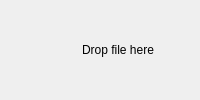
           <widget class="QWidget" name="page_9">
            <layout class="QVBoxLayout" name="verticalLayout_24">
             <property name="spacing">
              <number>0</number>
             </property>
             <property name="leftMargin">
              <number>0</number>
             </property>
             <property name="topMargin">
              <number>0</number>
             </property>
             <property name="rightMargin">
              <number>0</number>
             </property>
             <property name="bottomMargin">
              <number>0</number>
             </property>
             <item>
              <widget class="CQFramePDFFile" name="dropMainDocFrame">
               <property name="sizePolicy">
                <sizepolicy hsizetype="Preferred" vsizetype="Preferred">
                 <horstretch>1</horstretch>
                 <verstretch>0</verstretch>
                </sizepolicy>
               </property>
               <property name="minimumSize">
                <size>
                 <width>0</width>
                 <height>0</height>
                </size>
               </property>
               <property name="acceptDrops">
                <bool>true</bool>
               </property>
               <property name="styleSheet">
                <string notr="true"/>
               </property>
               <layout class="QVBoxLayout" name="verticalLayout_19">
                <item alignment="Qt::AlignHCenter">
                 <widget class="QFrame" name="dropMainDocFrame_2">
                  <property name="minimumSize">
                   <size>
                    <width>0</width>
                    <height>50</height>
                   </size>
                  </property>
                  <property name="maximumSize">
                   <size>
                    <width>16777215</width>
                    <height>50</height>
                   </size>
                  </property>
                  <property name="styleSheet">
                   <string notr="true"/>
                  </property>
                  <layout class="QHBoxLayout" name="horizontalLayout_13">
                   <item>
                    <widget class="QLabel" name="label_17">
                     <property name="minimumSize">
                      <size>
                       <width>30</width>
                       <height>0</height>
                      </size>
                     </property>
                     <property name="maximumSize">
                      <size>
                       <width>30</width>
                       <height>16777215</height>
                      </size>
                     </property>
                     <property name="text">
                      <string/>
                     </property>
                     <property name="pixmap">
                      <pixmap resource="resources_rc.qrc">:/icon/icons/plus-circle.svg</pixmap>
                     </property>
                     <property name="alignment">
                      <set>Qt::AlignRight|Qt::AlignTrailing|Qt::AlignVCenter</set>
                     </property>
                    </widget>
                   </item>
                   <item>
                    <widget class="QLabel" name="label_18">
                     <property name="text">
                      <string>Drop file here</string>
                     </property>
                     <property name="alignment">
                      <set>Qt::AlignLeading|Qt::AlignLeft|Qt::AlignVCenter</set>
                     </property>
                    </widget>
                   </item>
                  </layout>
                 </widget>
                </item>
               </layout>
              </widget>
             </item>
            </layout>
           </widget>
